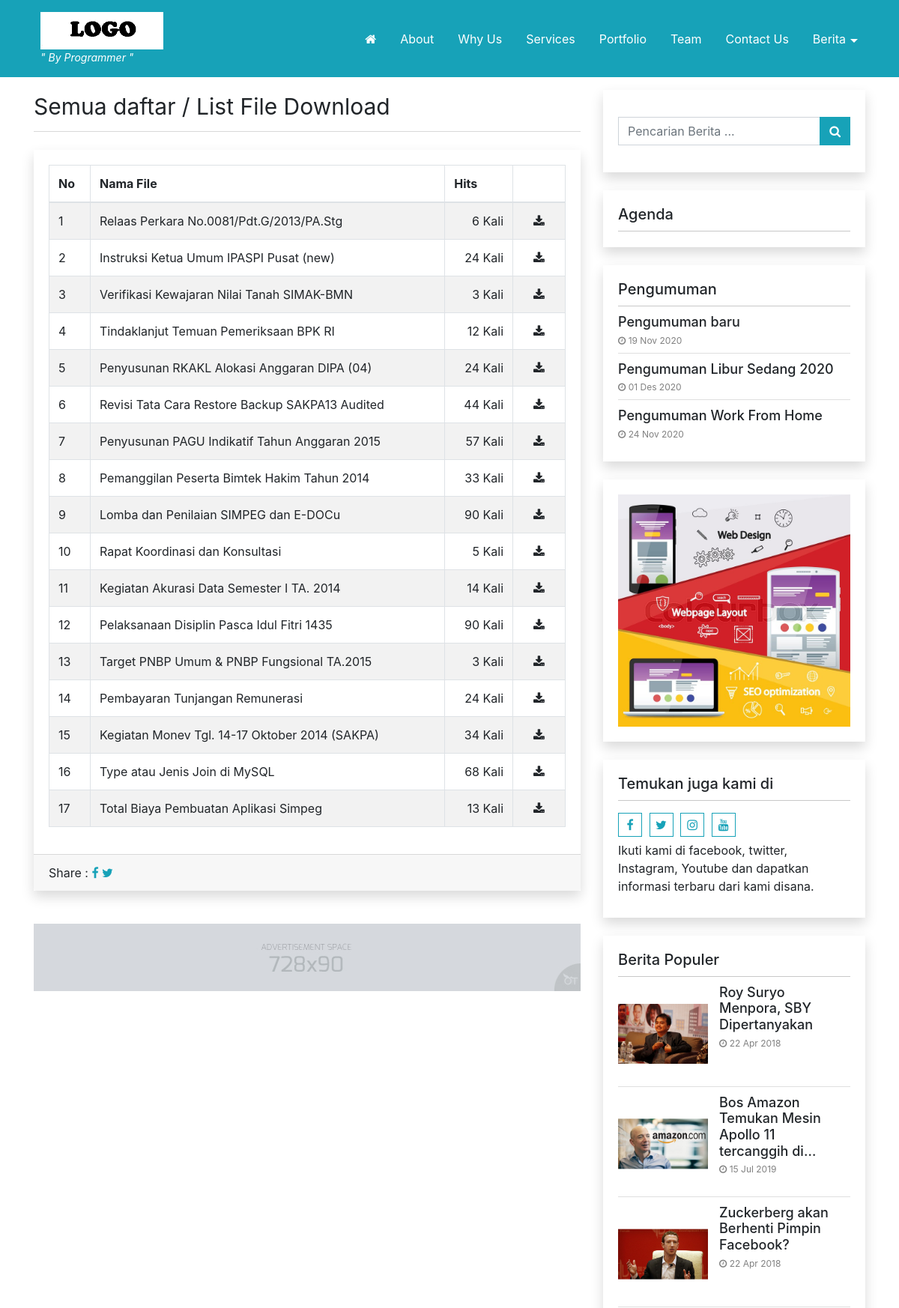
Page /index.php/download (upper part) on the committed database.
### tables this page shows
CREATE TABLE `logo` (
  `id_logo` int(5) NOT NULL,
  `gambar` varchar(100) NOT NULL
);

CREATE TABLE `tbl_nicepage` (
  `id` int(5) NOT NULL,
  `key` varchar(255) DEFAULT NULL,
  `value` text
);

CREATE TABLE `download` (
  `id_download` int(5) NOT NULL,
  `judul` varchar(100) NOT NULL,
  `nama_file` varchar(100) NOT NULL,
  `tgl_posting` date NOT NULL,
  `hits` int(3) NOT NULL
);

CREATE TABLE `iklantengah` (
  `id_iklantengah` int(5) NOT NULL,
  `judul` varchar(100) NOT NULL,
  `username` varchar(50) NOT NULL,
  `url` varchar(100) NOT NULL,
  `source` text NOT NULL,
  `gambar` varchar(100) NOT NULL,
  `tgl_posting` date NOT NULL,
  `posisi` varchar(50) NOT NULL
);

CREATE TABLE `tbl_nicepage_pengumuman` (
  `username` varchar(50) DEFAULT NULL,
  `id_pengumuman` int(5) NOT NULL,
  `judul_seo` varchar(255) DEFAULT NULL,
  `judul` varchar(255) DEFAULT NULL,
  `gambar` varchar(255) DEFAULT NULL,
  `deskripsi` text,
  `dibaca` int(10) DEFAULT NULL,
  `tanggal` date DEFAULT NULL
);

CREATE TABLE `pasangiklan` (
  `id_pasangiklan` int(5) NOT NULL,
  `judul` varchar(100) NOT NULL,
  `username` varchar(50) NOT NULL,
  `url` varchar(100) NOT NULL,
  `source` text NOT NULL,
  `gambar` varchar(100) NOT NULL,
  `tgl_posting` date NOT NULL
);

CREATE TABLE `identitas` (
  `id_identitas` int(5) NOT NULL,
  `nama_website` varchar(100) NOT NULL,
  `email` varchar(100) NOT NULL,
  `url` varchar(100) NOT NULL,
  `facebook` text NOT NULL,
  `rekening` varchar(100) NOT NULL,
  `no_telp` varchar(20) NOT NULL,
  `meta_deskripsi` varchar(250) NOT NULL,
  `meta_keyword` varchar(250) NOT NULL,
  `favicon` varchar(50) NOT NULL,
  `maps` text NOT NULL
);

CREATE TABLE `berita` (
  `id_berita` int(5) NOT NULL,
  `id_kategori` int(5) NOT NULL,
  `username` varchar(30) NOT NULL,
  `judul` varchar(100) NOT NULL,
  `sub_judul` varchar(255) NOT NULL,
  `youtube` varchar(100) NOT NULL,
  `judul_seo` text NOT NULL,
  `headline` enum('Y','N') NOT NULL DEFAULT 'Y',
  `aktif` enum('Y','N') NOT NULL DEFAULT 'N',
  `utama` enum('Y','N') NOT NULL DEFAULT 'Y',
  `isi_berita` longtext NOT NULL,
  `keterangan_gambar` text NOT NULL,
  `hari` varchar(20) NOT NULL,
  `tanggal` date NOT NULL,
  `jam` time NOT NULL,
  `gambar` varchar(100) NOT NULL,
  `dibaca` int(5) NOT NULL DEFAULT '1',
  `tag` varchar(100) NOT NULL,
  `status` enum('Y','N') NOT NULL DEFAULT 'Y'
);

### application/views/nicepage/download.php (the view, shortened to what the rows shown need)
<div class="blog-detail card shadow mb-4">
	<div class="card-body">
		<table class="table table-bordered table-hover table-striped">
			<thead>
				<tr>
					<th>No</th>
					<th>Nama File</th>
					<th>Hits</th>
					<th style='width:70px'></th>
				</tr>
			</thead>
			<tbody>
				<?php
					$no=$this->uri->segment(3)+1;
					foreach ($download->result_array() as $r) {
					?>
						<tr>
							<td><?php echo $no;?></td>
							<td><?php echo $r['judul'];?></td>
							<td class="text-right"><?php echo $r['hits'];?> Kali</td>
							<td class="text-center">
								<a href="<?php echo base_url()."download/file/".$r['nama_file'];?>">
									<i class="fa fa-download" aria-hidden="true"></i>
								</a>
							</td>
						</tr>
					<?php
						$no++;
					}
				?>
			</tbody>
		</table>
	</div>
</div>
<?php
$diklan = $this->model_utama->view_where_ordering_limit('iklantengah',array('posisi'=>'hal_download'),'id_iklantengah','ASC',0,5);
if(!empty($diklan)) {
	foreach ($diklan->result_array() as $ia) {
		echo "<a href='$ia[url]' target='_blank'>";
			$string = $ia['gambar'];
			if ($ia['gambar'] != ''){
				if(preg_match("/swf\z/i", $string)) {
					echo "<embed style='margin-top:-10px' src='".base_url()."asset/foto_iklantengah/$ia[gambar]' width='100%' height=90px quality='high' type='application/x-shockwave-flash'>";
				} else {
					echo "<img style='margin-top:-10px; margin-bottom:5px' width='100%' src='".base_url()."asset/foto_iklantengah/$ia[gambar]' title='$ia[judul]' />";
				}
			}
		echo "</a>";
	}
}
?>

### application/views/nicepage/partials/header.php (shortened to what the rows shown need)
<nav class="main-menu-container navbar navbar-dark fixed-top  py-2 py-lg-3">
	<div class="container ml-5 pl-4 ml-lg-auto pl-lg-auto">
		<?php
			$base_path = FCPATH;
			$id_website = $this->model_utama->view('identitas')->row_array();
			$logo_website = $this->model_utama->view('logo')->row_array();
		?>
		<a class="navbar-brand float-left" href="<?php echo base_url();?>">
			<?php
				if ( $logo_website['gambar'] !== '' &&  file_exists( $base_path ."asset/logo/".$logo_website['gambar'] ) ){
					$img_src = base_url() ."asset/logo/".$logo_website['gambar'] ;
					?>
						<div class="logo-header">
							<img  src="<?php echo $img_src ;?>" alt="<?php echo $id_website['nama_website']; ?>">
						</div>
					<?php
				} else {
					?>
					<?php echo $id_website['nama_website']; ?>
					<?php
				}
			?>
			<?php
			if( isset($tagline['header']) && isset($tagline['text'])) {
				if(!empty($tagline['text'] && $tagline['header'] ==  '1') ){
					?>
					<div class="tagline-header d-lg-block d-none">" <?php echo $tagline['text'];?> "</div>
					<?php
				}
			}?>
		</a>
	</div>
</nav>

### application/views/nicepage/partials/sidebar.php
<div class="sidebar">
<?php
$get_setting_sidebar    = $this->model_utama->view_where('tbl_nicepage',array('key' => 'setting_sidebar'))->row_array();
$sidebar = array();
if(isset($get_setting_sidebar['value'])) {
	if(!empty($get_setting_sidebar['value'])){
		$setting_sidebar = json_decode($get_setting_sidebar['value'],true);
		if(!empty($setting_sidebar)) {
			$number = 0;
			foreach($setting_sidebar as $i => $widget_id){
				$id = key($widget_id);
				$sidebar[$number]['widget_id'] = $id;
				$sidebar[$number]['widget_setting'] = $widget_id[$id];
				$number++;
			}
		}
	}
}
foreach($sidebar as $i => $item) {
	$file_sidebar = VIEWPATH . template().'/widgets/' . $item['widget_id'] . '.php';
	if( file_exists($file_sidebar)) {
		$widget_setting = $item['widget_setting'];
		include $file_sidebar;
	}
}
?>
</div>

### application/views/nicepage/widgets/widget_pengumuman.php (shortened to what the rows shown need)
<div class="widget card mb-4 widget-pengumuman ">
		<?php
			$jumlah_pengumuman = 0;
			if( isset($widget_setting['judul']) ) {
				if( !empty(trim($widget_setting['judul']))) {
					?>
					<h5 class="card-header">
						<?php echo $widget_setting['judul'];?>
					</h5>
					<?php
				}
			}
			if( isset($widget_setting['jumlah']) ) {
				$jumlah_pengumuman = (int) $widget_setting['jumlah'];
			}
			$tampilkan_gambar =  1;
			if( isset($widget_setting['tampilkan_gambar']) ) {
				$tampilkan_gambar = (int) $widget_setting['tampilkan_gambar'];
			}
		?>
	<div class="card-body">
		<ul>
			<?php
				$pengumuman = $this->db->query("
					SELECT
						*
					FROM
						tbl_nicepage_pengumuman
					ORDER BY
						id_pengumuman DESC
					LIMIT 0,".$jumlah_pengumuman
				)->result_array();
				foreach ($pengumuman as $item) {
					?>
					<li class="list-post">
						<div class="post-content"
							<?php if($tampilkan_gambar == 0) { ?>
								style="min-height: auto;padding: 0;"
							<?php } ?>
							>
							<a href="<?php echo base_url('pengumuman/detail/'.$item['judul_seo']);?>" >
								<h5 class="post-header">
									<?php echo $item['judul'];?>
								</h5>
							</a>
								<div class="post-meta">
									<i class="fa fa-clock-o"></i> <?php echo tgl_indo($item['tanggal']);?>
								</div>
						</div>
					</li>
					<?php
				}
			?>
		</ul>
    </div>
</div>

### application/views/nicepage/widgets/widget_iklan_sidebar.php (shortened to what the rows shown need)
<div class="widget card mb-4 widget-iklan-sidebar">
			<?php
	$iklan_sidebar = 0;
	if( isset($widget_setting['iklan_sidebar']) ) {
		$iklan_sidebar = (int) $widget_setting['iklan_sidebar'];
	}
?>
<?php
  	$pasang_iklan_sidebar = $this->db->query("SELECT * FROM pasangiklan WHERE id_pasangiklan ='". $iklan_sidebar."'");
	foreach ($pasang_iklan_sidebar->result_array() as $iklan){
		if ($iklan['gambar'] != ''){
			?>
			<a href="<?php echo $iklan['url'];?>"
				target='_blank'>
				<img style='width:100%'
					src="<?php echo base_url()."asset/foto_pasangiklan/".$iklan['gambar'];?>"
					alt="<?php echo $iklan['judul'];?>" />
			</a>
			<?php
		}
	 }
?>
</div>

### application/views/nicepage/widgets/widget_social.php
<div class="widget card mb-4 widget-social">
	<?php
		if( isset($widget_setting['judul']) ) {
			if( !empty(trim($widget_setting['judul']))) {
				?>
				<h5 class="card-header">
					<?php echo $widget_setting['judul'];?>
				</h5>
				<?php
			}
		}
	?>
	<div class="social-bar">
		<?php
			$sosmed = $this->model_utama->view('identitas')->row_array();
			$pecahd = explode(",", $sosmed['facebook']);
		?>
		<a target="_BLANK" href="<?php echo $pecahd[0]; ?>" class="social-icon"><i class="fa fa-facebook" aria-hidden="true"></i></a>
		<a target="_BLANK" href="<?php echo $pecahd[1]; ?>" class="social-icon"><i class="fa fa-twitter" aria-hidden="true"></i></a>
		<a target="_BLANK" href="<?php echo $pecahd[2]; ?>" class="social-icon"><i class="fa fa-instagram" aria-hidden="true"></i></a>
		<a target="_BLANK" href="<?php echo $pecahd[3]; ?>" class="social-icon"><i class="fa fa-youtube" aria-hidden="true"></i></a>
		<?php
			if( isset($widget_setting['teks']) ) {
				if( !empty(trim($widget_setting['teks']))) {
					?>
					<div class="social-text"><?php echo $widget_setting['teks'];?></div>
					<?php
				}
			}
		?>
	</div>
</div>

### application/views/nicepage/widgets/widget_berita_populer.php (shortened to what the rows shown need)
<div class="widget card mb-4 posts-widget">
	<?php
		$jumlah_berita = 0;
		if( isset($widget_setting['judul']) ) {
			if( !empty(trim($widget_setting['judul']))) {
				?>
				<h5 class="card-header">
					<?php echo $widget_setting['judul'];?>
				</h5>
				<?php
			}
		}
		if( isset($widget_setting['jumlah']) ) {
			$jumlah_berita = (int) $widget_setting['jumlah'];
		}
	?>
	<div class="card-body">
		<ul>
			<?php
				$populer = $this->model_utama->view_join_two(
					'berita',
					'users',
					'kategori',
					'username',
					'id_kategori',
					array('berita.status' => 'Y'),
					'dibaca','DESC',0, $jumlah_berita
				);
				foreach ($populer->result_array() as $berita) {
				$img_src= base_url().'asset/foto_berita/small_no-image.jpg';
				if ($berita['gambar'] !==''){
					$img_src =base_url().'asset/foto_berita/'.$berita['gambar'];
				}
				$img_size = getimagesize($img_src);
				$class_image= ($img_size[0] > $img_size[1]) ? 'landscape':'portrait';
				?>
					<li class="list-post">
						<a href="<?php echo base_url().$berita['judul_seo'];?>">
							<div class="post-img-container">
								<div class="thumbnail">
									<div class="center">
										<img class="<?php echo $class_image;?>" src="<?php echo $img_src;?>" title="image" />
									</div>
								</div>
							</div>
						</a>
						<div class="post-content">
							<a href="<?php echo base_url().$berita['judul_seo'];?>" >
								<h5 class="post-header">
									<?php echo word_limiter( strip_tags($berita['judul']),8);?>
								</h5>
							</a>
							<div class="post-meta">
								<i class="fa fa-clock-o"></i> <?php echo tgl_indo($berita['tanggal']);?>
							</div>
						</div>
					</li>
					<?php
				}
			?>
		</ul>
	</div>
</div>

### rows in the picture
logo: gambar (picture)
tbl_nicepage: value "By Programmer"
download: judul "Relaas Perkara No.0081/Pdt.G/2013/PA.Stg", hits "6"
download: judul "Instruksi Ketua Umum IPASPI Pusat (new)", hits "24"
download: judul "Verifikasi Kewajaran Nilai Tanah SIMAK-BMN", hits "3"
download: judul "Tindaklanjut Temuan Pemeriksaan BPK RI", hits "12"
download: judul "Penyusunan RKAKL Alokasi Anggaran DIPA (04)", hits "24"
download: judul "Revisi Tata Cara Restore Backup SAKPA13 Audited", hits "44"
download: judul "Penyusunan PAGU Indikatif Tahun Anggaran 2015", hits "57"
download: judul "Pemanggilan Peserta Bimtek Hakim Tahun 2014", hits "33"
download: judul "Lomba dan Penilaian SIMPEG dan E-DOCu", hits "90"
download: judul "Rapat Koordinasi dan Konsultasi", hits "5"
download: judul "Kegiatan Akurasi Data Semester I TA. 2014", hits "14"
download: judul "Pelaksanaan Disiplin Pasca Idul Fitri 1435", hits "90"
download: judul "Target PNBP Umum & PNBP Fungsional TA.2015", hits "3"
download: judul "Pembayaran Tunjangan Remunerasi", hits "24"
download: judul "Kegiatan Monev Tgl. 14-17 Oktober 2014 (SAKPA)", hits "34"
download: judul "Type atau Jenis Join di MySQL", hits "68"
download: judul "Total Biaya Pembuatan Aplikasi Simpeg", hits "13"
iklantengah: gambar (picture)
tbl_nicepage_pengumuman: judul "Pengumuman baru", tanggal "19 Nov 2020"
tbl_nicepage_pengumuman: judul "Pengumuman Libur Sedang 2020", tanggal "01 Des 2020"
tbl_nicepage_pengumuman: judul "Pengumuman Work From Home", tanggal "24 Nov 2020"
pasangiklan: gambar (picture)
identitas: judul "Temukan juga kami di", teks "Ikuti kami di facebook, twitter, Instagram, Youtube dan dapatkan informasi terbaru dari kami disana."
berita: gambar (picture), judul "Roy Suryo Menpora, SBY Dipertanyakan", tanggal "22 Apr 2018"
berita: gambar (picture), judul "Bos Amazon Temukan Mesin Apollo 11 tercanggih di…", tanggal "15 Jul 2019"
berita: gambar (picture), judul "Zuckerberg akan Berhenti Pimpin Facebook?", tanggal "22 Apr 2018"

### other values in the picture
$widget_setting['judul'] "Agenda"
$widget_setting['judul'] "Pengumuman"
$widget_setting['judul'] "Berita Populer"
